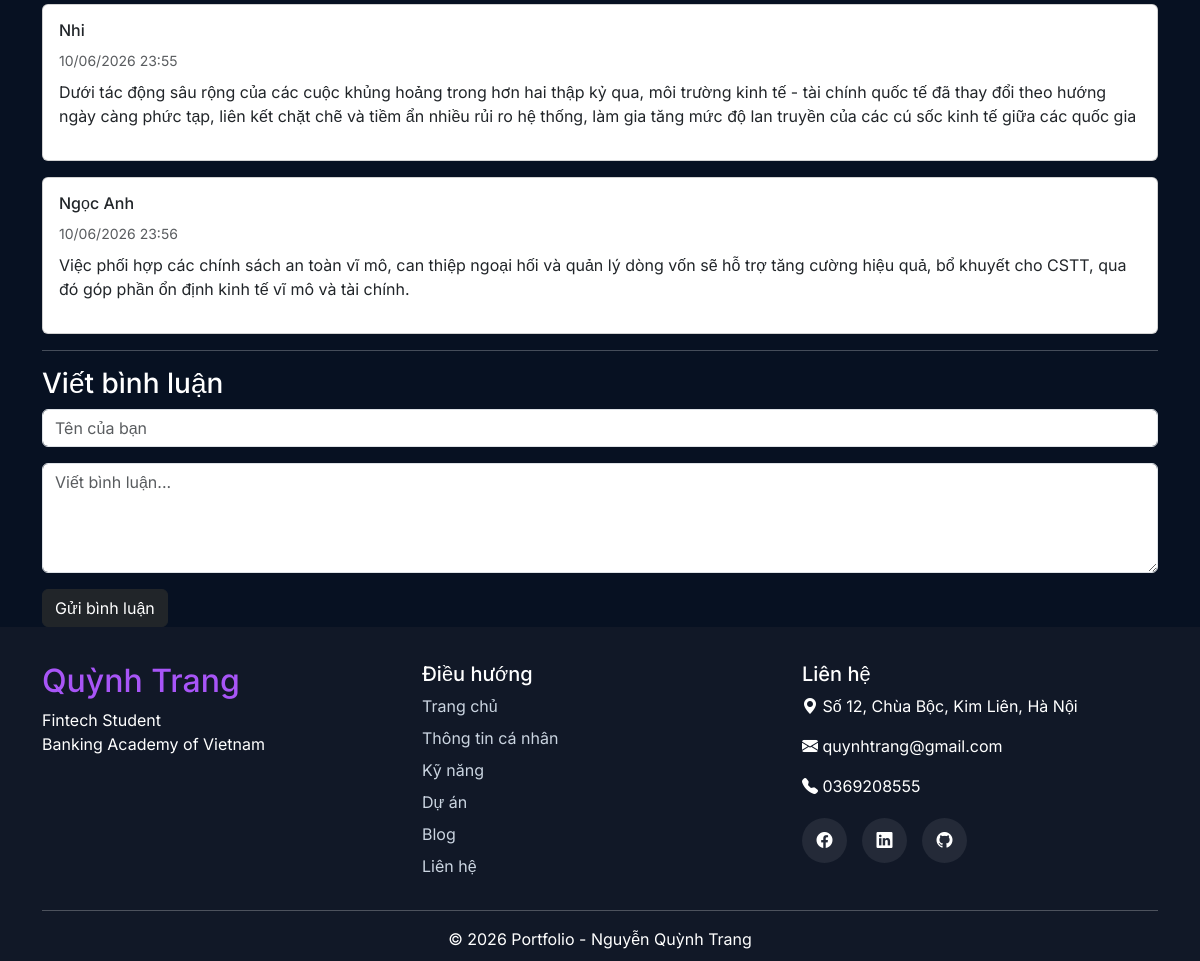
Page /blog/5/ (lower part) on the earlier database version.
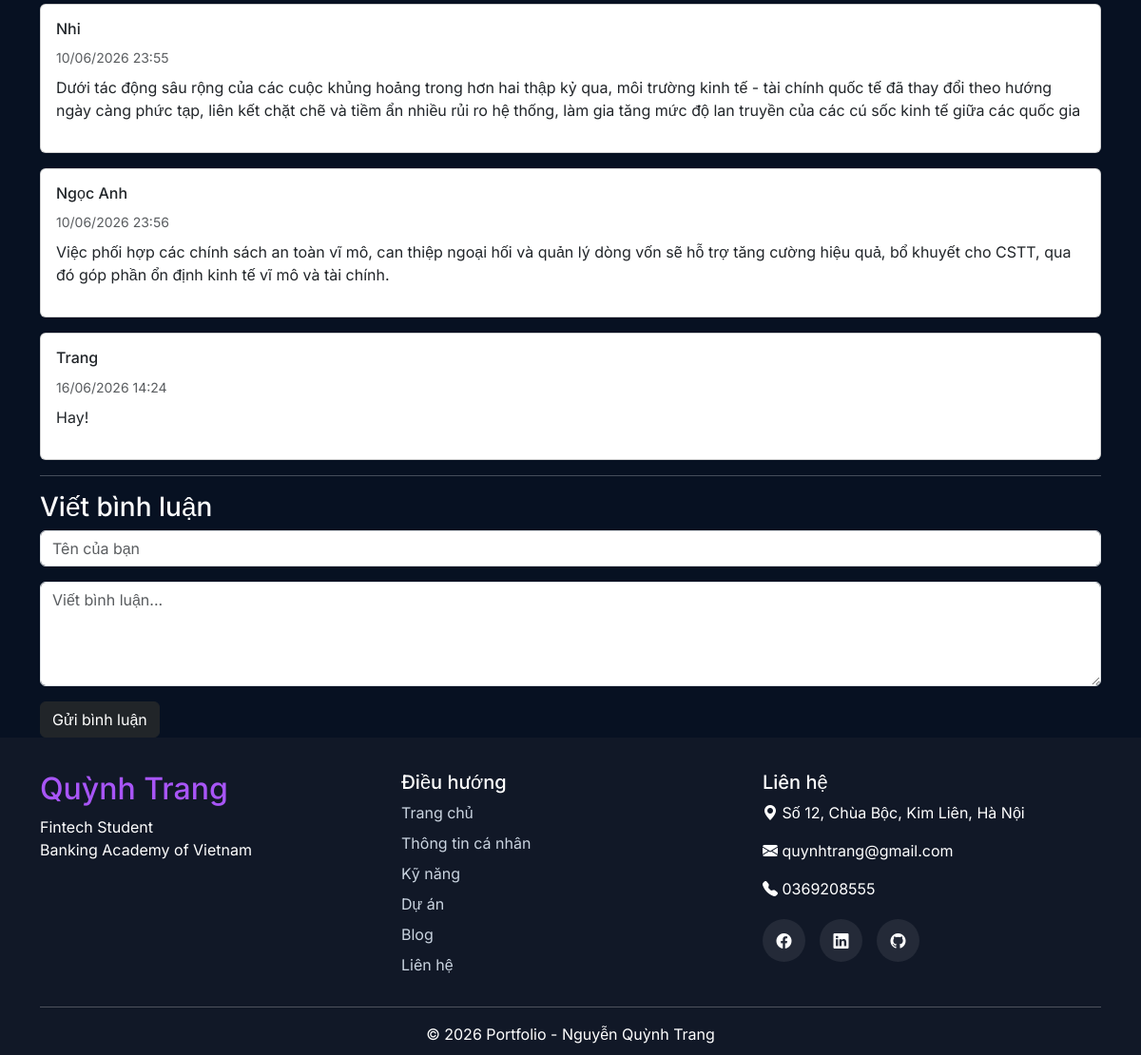
Same page on the later database version.
### blog/models.py (models this page shows, shortened)
class Comment(models.Model):
    blog = models.ForeignKey(BlogPost, on_delete=models.CASCADE, related_name='comments')
    name = models.CharField(max_length=100)
    content = models.TextField()
    created_at = models.DateTimeField(auto_now_add=True)

### blog/views.py (the view)
# urls.py: path('<int:pk>/', views.blog_detail, name='blog_detail'),
def blog_detail(request, pk):
    blog = get_object_or_404(BlogPost, pk=pk)
    if request.method == 'POST':
        form = CommentForm(request.POST)
        if form.is_valid():
            comment = form.save(commit=False)
            comment.blog = blog
            comment.save()
            return redirect('blog_detail', pk=pk)
    else:
        form = CommentForm()
    return render(request, 'blog/blog_detail.html', {'blog': blog, 'form': form})

### blog/forms.py
class CommentForm(forms.ModelForm):
    class Meta:
        model = Comment
        fields = [
            'name',
            'content'
        ]
        labels = {
            'name': 'Họ và tên',
            'content': 'Bình luận'
        }

### blog/templates/blog/blog_detail.html (shortened to what this page needs)
{% extends 'base.html' %}
{% block content %}
<div class="container mt-5">
    {% for comment in blog.comments.all %}
    <div class="card mb-3">
        <div class="card-body">
            <h6>{{ comment.name }}</h6>
            {% load tz %}
            <small class="text-muted">{{ comment.created_at|date:"d/m/Y H:i" }}</small>
            <p class="mt-2">{{ comment.content }}</p>
        </div>
    </div>
    {% empty %}
    <p>Chưa có bình luận nào.</p>
    {% endfor %}
    <hr>
    <h3>Viết bình luận</h3>
    <form method="POST">
        <div class="mb-3">
            <input
                type="text"
                name="name"
                class="form-control"
                placeholder="Tên của bạn"
                required>
        </div>
        <div class="mb-3">
            <textarea
                name="content"
                class="form-control"
                rows="4"
                placeholder="Viết bình luận..."
                required></textarea>
        </div>
        <button type="submit" class="btn btn-dark">Gửi bình luận</button>
    </form>
</div>
{% endblock %}

Differences in the rows shown:
added Comment: name "Trang", created_at "16/06/2026 14:24", content "Hay!"
